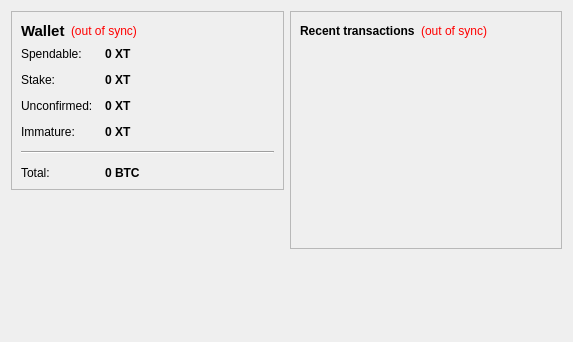
<?xml version="1.0" encoding="UTF-8"?>
<ui version="4.0">
 <class>OverviewPage</class>
 <widget class="QWidget" name="OverviewPage">
  <property name="geometry">
   <rect>
    <x>0</x>
    <y>0</y>
    <width>573</width>
    <height>342</height>
   </rect>
  </property>
  <property name="windowTitle">
   <string>Form</string>
  </property>
  <layout class="QHBoxLayout" name="horizontalLayout" stretch="1,1">
   <item>
    <layout class="QVBoxLayout" name="verticalLayout_2">
     <item>
      <widget class="QFrame" name="frame">
       <property name="frameShape">
        <enum>QFrame::StyledPanel</enum>
       </property>
       <property name="frameShadow">
        <enum>QFrame::Raised</enum>
       </property>
       <layout class="QVBoxLayout" name="verticalLayout_4">
        <item>
         <layout class="QHBoxLayout" name="horizontalLayout_4">
          <item>
           <widget class="QLabel" name="label_5">
            <property name="font">
             <font>
              <pointsize>11</pointsize>
              <weight>75</weight>
              <bold>true</bold>
             </font>
            </property>
            <property name="text">
             <string>Wallet</string>
            </property>
           </widget>
          </item>
          <item>
           <widget class="QLabel" name="labelWalletStatus">
            <property name="toolTip">
             <string>The displayed information may be out of date. Your wallet automatically synchronizes with the ExtremeCoin network after a connection is established, but this process has not completed yet.</string>
            </property>
            <property name="styleSheet">
             <string notr="true">QLabel { color: red; }</string>
            </property>
            <property name="text">
             <string notr="true">(out of sync)</string>
            </property>
            <property name="alignment">
             <set>Qt::AlignLeading|Qt::AlignLeft|Qt::AlignVCenter</set>
            </property>
           </widget>
          </item>
          <item>
           <spacer name="horizontalSpacer_2">
            <property name="orientation">
             <enum>Qt::Horizontal</enum>
            </property>
            <property name="sizeHint" stdset="0">
             <size>
              <width>40</width>
              <height>20</height>
             </size>
            </property>
           </spacer>
          </item>
         </layout>
        </item>
        <item>
         <layout class="QFormLayout" name="formLayout_2">
          <property name="fieldGrowthPolicy">
           <enum>QFormLayout::AllNonFixedFieldsGrow</enum>
          </property>
          <property name="horizontalSpacing">
           <number>12</number>
          </property>
          <property name="verticalSpacing">
           <number>12</number>
          </property>
          <item row="0" column="0">
           <widget class="QLabel" name="label">
            <property name="text">
             <string>Spendable:</string>
            </property>
           </widget>
          </item>
          <item row="0" column="1">
           <widget class="QLabel" name="labelBalance">
            <property name="font">
             <font>
              <weight>75</weight>
              <bold>true</bold>
             </font>
            </property>
            <property name="cursor">
             <cursorShape>IBeamCursor</cursorShape>
            </property>
            <property name="toolTip">
             <string>Your current spendable balance</string>
            </property>
            <property name="text">
             <string notr="true">0 XT</string>
            </property>
            <property name="textInteractionFlags">
             <set>Qt::LinksAccessibleByMouse|Qt::TextSelectableByKeyboard|Qt::TextSelectableByMouse</set>
            </property>
           </widget>
          </item>
          <item row="1" column="0">
           <widget class="QLabel" name="label_6">
            <property name="text">
             <string>Stake:</string>
            </property>
           </widget>
          </item>
          <item row="1" column="1">
           <widget class="QLabel" name="labelStake">
            <property name="font">
             <font>
              <weight>75</weight>
              <bold>true</bold>
             </font>
            </property>
            <property name="cursor">
             <cursorShape>IBeamCursor</cursorShape>
            </property>
            <property name="toolTip">
             <string>Total of coins that was staked, and do not yet count toward the current balance</string>
            </property>
            <property name="text">
             <string notr="true">0 XT</string>
            </property>
            <property name="textInteractionFlags">
             <set>Qt::LinksAccessibleByMouse|Qt::TextSelectableByKeyboard|Qt::TextSelectableByMouse</set>
            </property>
           </widget>
          </item>
          <item row="2" column="0">
           <widget class="QLabel" name="label_3">
            <property name="text">
             <string>Unconfirmed:</string>
            </property>
           </widget>
          </item>
          <item row="2" column="1">
           <widget class="QLabel" name="labelUnconfirmed">
            <property name="font">
             <font>
              <weight>75</weight>
              <bold>true</bold>
             </font>
            </property>
            <property name="cursor">
             <cursorShape>IBeamCursor</cursorShape>
            </property>
            <property name="toolTip">
             <string>Total of transactions that have yet to be confirmed, and do not yet count toward the current balance</string>
            </property>
            <property name="text">
             <string notr="true">0 XT</string>
            </property>
            <property name="textInteractionFlags">
             <set>Qt::LinksAccessibleByMouse|Qt::TextSelectableByKeyboard|Qt::TextSelectableByMouse</set>
            </property>
           </widget>
          </item>
          <item row="3" column="0">
           <widget class="QLabel" name="labelImmatureText">
            <property name="text">
             <string>Immature:</string>
            </property>
           </widget>
          </item>
          <item row="3" column="1">
           <widget class="QLabel" name="labelImmature">
            <property name="font">
             <font>
              <weight>75</weight>
              <bold>true</bold>
             </font>
            </property>
            <property name="toolTip">
             <string>Mined balance that has not yet matured</string>
            </property>
            <property name="text">
             <string notr="true">0 XT</string>
            </property>
            <property name="textInteractionFlags">
             <set>Qt::LinksAccessibleByMouse|Qt::TextSelectableByKeyboard|Qt::TextSelectableByMouse</set>
            </property>
           </widget>
          </item>
          <item row="4" column="0" colspan="2">
           <widget class="Line" name="line">
            <property name="orientation">
             <enum>Qt::Horizontal</enum>
            </property>
           </widget>
          </item>
          <item row="5" column="0">
           <widget class="QLabel" name="labelTotalText">
            <property name="text">
             <string>Total:</string>
            </property>
           </widget>
          </item>
          <item row="5" column="1">
           <widget class="QLabel" name="labelTotal">
            <property name="font">
             <font>
              <weight>75</weight>
              <bold>true</bold>
             </font>
            </property>
            <property name="cursor">
             <cursorShape>IBeamCursor</cursorShape>
            </property>
            <property name="toolTip">
             <string>Your current total balance</string>
            </property>
            <property name="text">
             <string notr="true">0 BTC</string>
            </property>
            <property name="textInteractionFlags">
             <set>Qt::LinksAccessibleByMouse|Qt::TextSelectableByKeyboard|Qt::TextSelectableByMouse</set>
            </property>
           </widget>
          </item>
         </layout>
        </item>
       </layout>
      </widget>
     </item>
     <item>
      <spacer name="verticalSpacer">
       <property name="orientation">
        <enum>Qt::Vertical</enum>
       </property>
       <property name="sizeHint" stdset="0">
        <size>
         <width>20</width>
         <height>40</height>
        </size>
       </property>
      </spacer>
     </item>
    </layout>
   </item>
   <item>
    <layout class="QVBoxLayout" name="verticalLayout_3">
     <item>
      <widget class="QFrame" name="frame_2">
       <property name="frameShape">
        <enum>QFrame::StyledPanel</enum>
       </property>
       <property name="frameShadow">
        <enum>QFrame::Raised</enum>
       </property>
       <layout class="QVBoxLayout" name="verticalLayout">
        <item>
         <layout class="QHBoxLayout" name="horizontalLayout_2">
          <item>
           <widget class="QLabel" name="label_4">
            <property name="text">
             <string>&lt;b&gt;Recent transactions&lt;/b&gt;</string>
            </property>
           </widget>
          </item>
          <item>
           <widget class="QLabel" name="labelTransactionsStatus">
            <property name="toolTip">
             <string>The displayed information may be out of date. Your wallet automatically synchronizes with the ExtremeCoin network after a connection is established, but this process has not completed yet.</string>
            </property>
            <property name="styleSheet">
             <string notr="true">QLabel { color: red; }</string>
            </property>
            <property name="text">
             <string notr="true">(out of sync)</string>
            </property>
            <property name="alignment">
             <set>Qt::AlignRight|Qt::AlignTrailing|Qt::AlignVCenter</set>
            </property>
           </widget>
          </item>
          <item>
           <spacer name="horizontalSpacer">
            <property name="orientation">
             <enum>Qt::Horizontal</enum>
            </property>
            <property name="sizeHint" stdset="0">
             <size>
              <width>40</width>
              <height>20</height>
             </size>
            </property>
           </spacer>
          </item>
         </layout>
        </item>
        <item>
         <widget class="QListView" name="listTransactions">
          <property name="styleSheet">
           <string notr="true">QListView { background: transparent; }</string>
          </property>
          <property name="frameShape">
           <enum>QFrame::NoFrame</enum>
          </property>
          <property name="verticalScrollBarPolicy">
           <enum>Qt::ScrollBarAlwaysOff</enum>
          </property>
          <property name="horizontalScrollBarPolicy">
           <enum>Qt::ScrollBarAlwaysOff</enum>
          </property>
          <property name="selectionMode">
           <enum>QAbstractItemView::NoSelection</enum>
          </property>
         </widget>
        </item>
       </layout>
      </widget>
     </item>
     <item>
      <spacer name="verticalSpacer_2">
       <property name="orientation">
        <enum>Qt::Vertical</enum>
       </property>
       <property name="sizeHint" stdset="0">
        <size>
         <width>20</width>
         <height>40</height>
        </size>
       </property>
      </spacer>
     </item>
    </layout>
   </item>
  </layout>
 </widget>
 <resources/>
 <connections/>
</ui>
